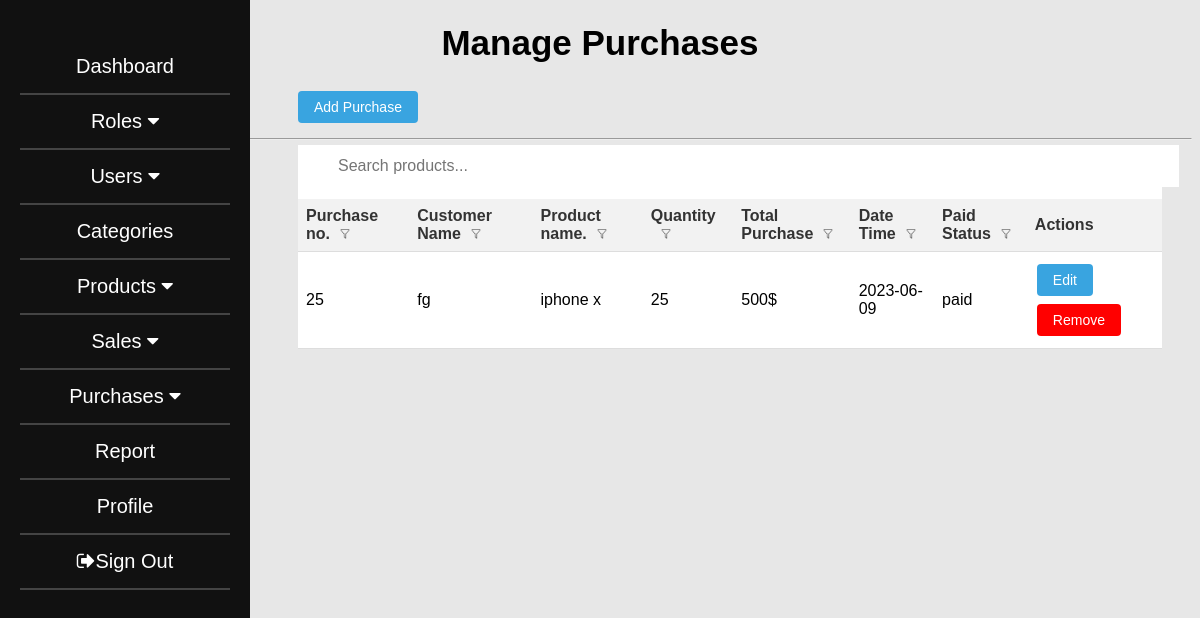
/RWInventory/managepurchases.php (signed in), run on the app's committed database.
### tables this page shows
CREATE TABLE `purchases` (
  `purchase_id` int(11) NOT NULL,
  `customer_name` varchar(255) NOT NULL,
  `date` date NOT NULL,
  `product_name` varchar(255) NOT NULL,
  `quantity` int(255) NOT NULL,
  `purchase_price` int(11) NOT NULL,
  `status` varchar(255) NOT NULL,
  `total` int(255) NOT NULL,
  `company_id` int(11) NOT NULL
);

### RWInventory/managepurchases.php (the view, shortened to what this page needs)
<?php
include("connect.php");
if (isset($_SESSION["company_id"])) {
    $company_id = $_SESSION["company_id"];
}
?>
<!DOCTYPE html>
<html>
<head>
	<link rel="stylesheet" href="https://cdnjs.cloudflare.com/ajax/libs/font-awesome/4.7.0/css/font-awesome.min.css">
</head>
<body>
	<div class="sidebar">
    <ul>
        <li><a href="dash.php">Dashboard</a></li>
        <li class="dropdown">
        <a href="#" class="dropdown-toggle" data-toggle="dropdown">
            Roles <i class="fa fa-caret-down"></i>
        </a>
    </li>
    <li class="dropdown">
        <a href="#" class="dropdown-toggle" data-toggle="dropdown">
            Users <i class="fa fa-caret-down"></i>
        </a>
    </li>
    <li><a href="categories.php">Categories</a></li>
    <li class="dropdown">
        <a href="#" class="dropdown-toggle" data-toggle="dropdown">
            Products <i class="fa fa-caret-down"></i>
        </a>
    </li>
    <li class="dropdown">
        <a href="#" class="dropdown-toggle" data-toggle="dropdown">
            Sales <i class="fa fa-caret-down"></i>
        </a>
    </li>
    <li class="dropdown">
        <a href="#" class="dropdown-toggle" data-toggle="dropdown">
            Purchases <i class="fa fa-caret-down"></i>
        </a>
    </li>
    <li><a href="report.php">Report</a></li>
    <li><a href="profile.php">Profile</a></li>
    <li class="signout"><a href="logout.php"><i class="fa fa-sign-out"></i>Sign Out</a></li>
</ul>
	</div>
	<div class="headerl">
    <h1 style="text-align: center; font-weight: bold; font-size:35px;">Manage Purchases</h1>
    <a href="addpurchases.php">
		<button style="margin-left: 290px; margin-bottom: 30px;">Add Purchase</button>
	  </a>
    <hr style="margin-top:-15px; margin-bottom: 5px;">
  </div>
  <div class="container">
	<input type="text" id="search-input" placeholder="Search products...">
	<table>
		<thead>
			<tr>
				<th>Purchase no.<img src="images/filter_icon.png" width="10px" style="margin-left:10px;"></th>
        <th>Customer Name<img src="images/filter_icon.png" width="10px" style="margin-left:10px;"></th>
        <th>Product name.<img src="images/filter_icon.png" width="10px" style="margin-left:10px;"></th>
        <th>Quantity<img src="images/filter_icon.png" width="10px" style="margin-left:10px;"></th>
				<th>Total Purchase<img src="images/filter_icon.png" width="10px" style="margin-left:10px;"></th>
				<th>Date Time<img src="images/filter_icon.png" width="10px" style="margin-left:10px;"></th>
				<th>Paid Status<img src="images/filter_icon.png" width="10px" style="margin-left:10px;"></th>
				<th>Actions</th>
			</tr>
		</thead>
		<tbody>
    <tbody>
		<?php
    $sql = "SELECT * FROM purchases where company_id = $company_id";
    $result = mysqli_query($connect, $sql);
    if (mysqli_num_rows($result) > 0) {
      while ($row = mysqli_fetch_assoc($result)) {
        $id =  $row["purchase_id"];
        echo "<td>" . $row["purchase_id"] . "</td>";
        echo "<td>" . $row["customer_name"] . "</td>";
        echo "<td>" . $row["product_name"] . "</td>";
        echo "<td>" . $row["quantity"] . "</td>";
        echo "<td>" . $row["total"] . "$</td>";
        echo "<td>" . $row["date"] . "</td>";
        echo "<td>" . $row["status"] . "</td>";
        echo "<td>";
        echo "<a href='editpurchases.php?id=" . urlencode($id) . "''><button>Edit</button></a>";
        echo "<form action='managepurchases.php' method='POST' style='display:inline;'>
        <input type='hidden' name='purchase_id' value='" . $row["purchase_id"] . "'>
        <button type='submit' name='delete_purchase' style='background-color:red;'>Remove</button>
      </form>";
        echo "</td>";
      }
    } else {
      echo "<tr><td colspan='7'>No Purchases found</td></tr>";
    }
    mysqli_close($connect);	?>
	</tbody>
</table>
	</div>
</body>
</html>

### RWInventory/managepurchases.php (style rules this page uses)
body { font-family: Arial, sans-serif; background-color: #f5f5f5; }
.sidebar { height: 100%; width: 250px; position: fixed; z-index: 1; top: 0; left: 0; background-color: #111; overflow-x: hidden; padding-top: 20px; }
.sidebar ul { list-style-type: none; margin: 10px; padding: 10px; }
.sidebar ul li { border-bottom: 2px solid #444; padding: 15px; text-align: center; }
.sidebar ul li a { color: #fff; display: block; font-size: 20px; text-decoration: none; }
.container { background-color:white; margin-left:290px; margin-right:30px; margin-top:2px; }
body { font-family: Arial, sans-serif; background-color:#e7e7e7; }
h1 { text-align: center; }
table { margin: auto; border-collapse: collapse; width: 100%; }
th, td { padding: 8px; text-align: left; border-bottom: 1px solid #ddd; }
th { background-color: #f2f2f2; color: #333; }
button { background-color: #39A4E0; color: white; border: none; padding: 8px 16px; text-align: center; text-decoration: none; display: inline-block; font-size: 14px; margin: 4px 2px; cursor: pointer; border-radius: 4px; }
#search-input { background-image: url('/css/searchicon.png'); background-position: 10px 12px; background-repeat: no-repeat; width: 95%; font-size: 16px; padding: 12px 20px 12px 40px; border: 0px solid #ddd; margin-bottom: 12px; }

### data on the page
purchases: purchase_id "25", customer_name "fg", product_name "iphone x", quantity "25", total "500", date "2023-06-09", status "paid"
